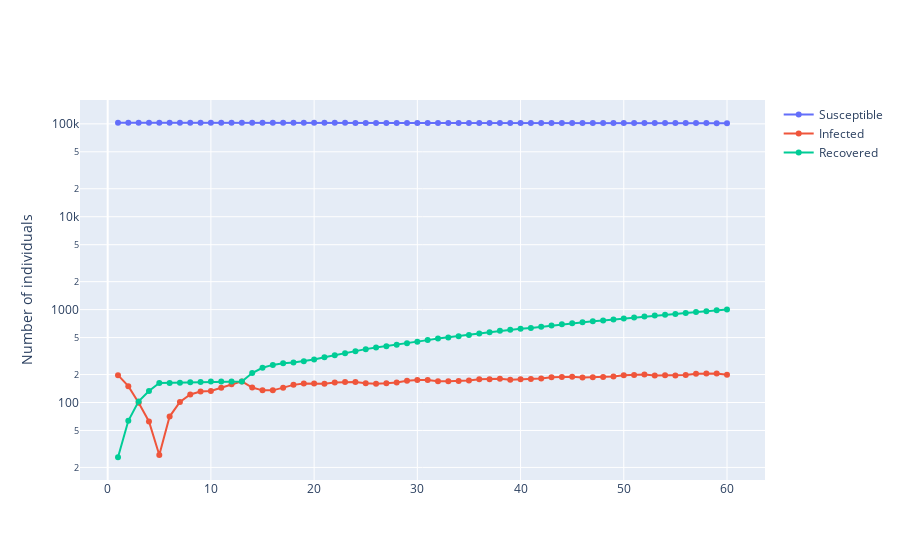

Source (notebook cell):
### Code cell
import plotly.graph_objects as go
fig = go.Figure()
fig.add_trace(go.Scatter(x=t, y=S, name = 'Susceptible',mode='lines+markers'))
fig.add_trace(go.Scatter(x=t, y=I, name = 'Infected',mode='lines+markers'))
fig.add_trace(go.Scatter(x=t, y=R, name = 'Recovered',mode='lines+markers'))
fig.update_layout(yaxis=dict(type='log',title='Number of individuals'))
fig.show()
